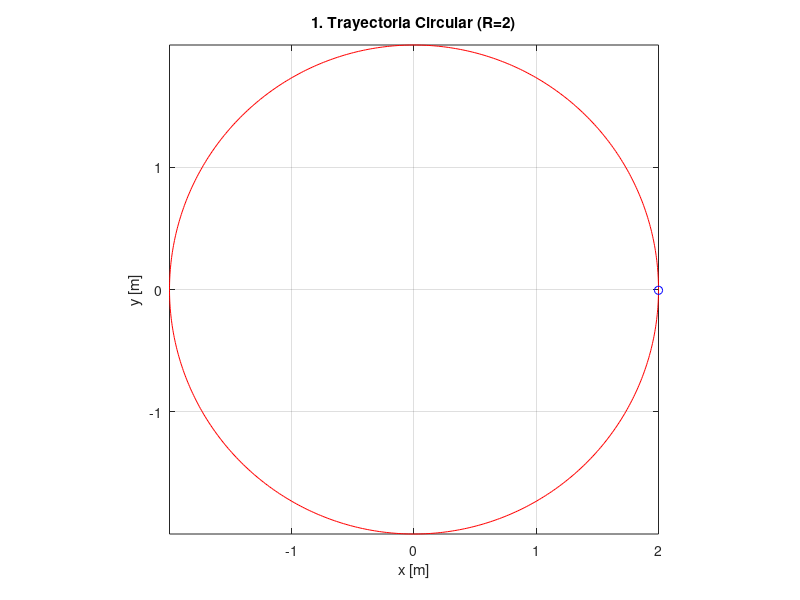
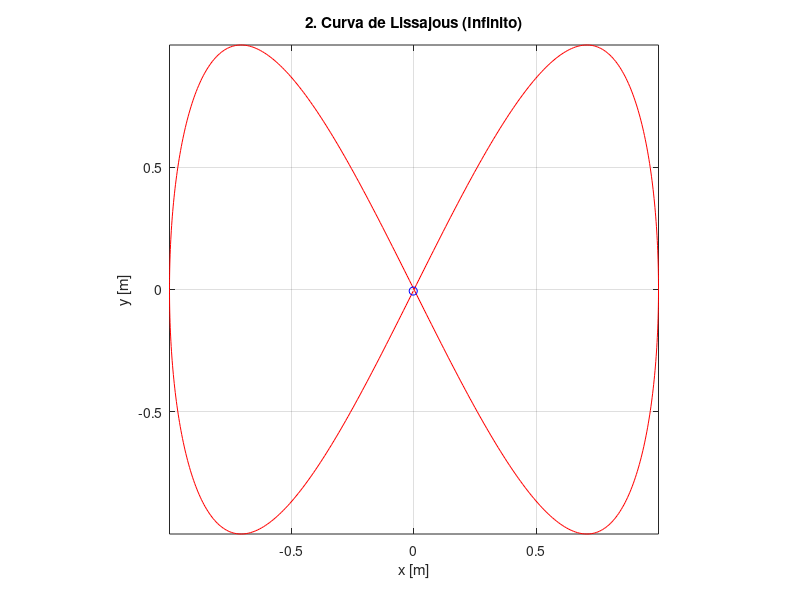
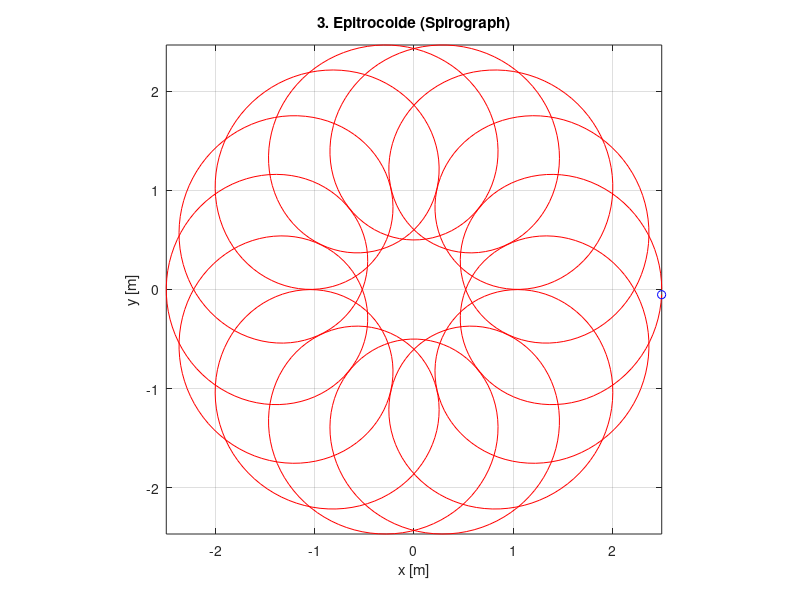

The MATLAB source for these figures, in order:
% =====================================================
% Actividad 2.1: Parametrización de Trayectorias
% Alumno: Omar
% =====================================================

clear all; close all; clc;

% TRAYECTORIA 1: El Círculo (Radio = 2)
% Se define t de 0 a 2*pi para completar una vuelta
t1 = 0:0.01:2*pi;
x1 = 2 * cos(t1);
y1 = 2 * sin(t1);

figure(1)
comet(x1, y1) 
grid on; axis equal;
title('1. Trayectoria Circular (R=2)');
xlabel('x [m]'); ylabel('y [m]');

% TRAYECTORIA 2: Figura en Infinito (Lissajous)
% Frecuencia en Y es el doble (2*t) que en X (t)
t2 = 0:0.01:2*pi;
x2 = sin(t2); 
y2 = sin(2*t2); 

figure(2)
comet(x2, y2)
grid on; axis equal;
title('2. Curva de Lissajous (Infinito)');
xlabel('x [m]'); ylabel('y [m]');

% TRAYECTORIA 3: Parametrización Compleja (Epitrocoide)
% Suma de una frecuencia lenta (t) y una rápida (15*t)
t3 = 0:0.005:2*pi;  
x3 = 1.5 * cos(t3) + cos(15 * t3);
y3 = 1.5 * sin(t3) + sin(15 * t3);

figure(3)
comet(x3, y3)
grid on; axis equal;
title('3. Epitrocoide (Spirograph)');
xlabel('x [m]'); ylabel('y [m]');
